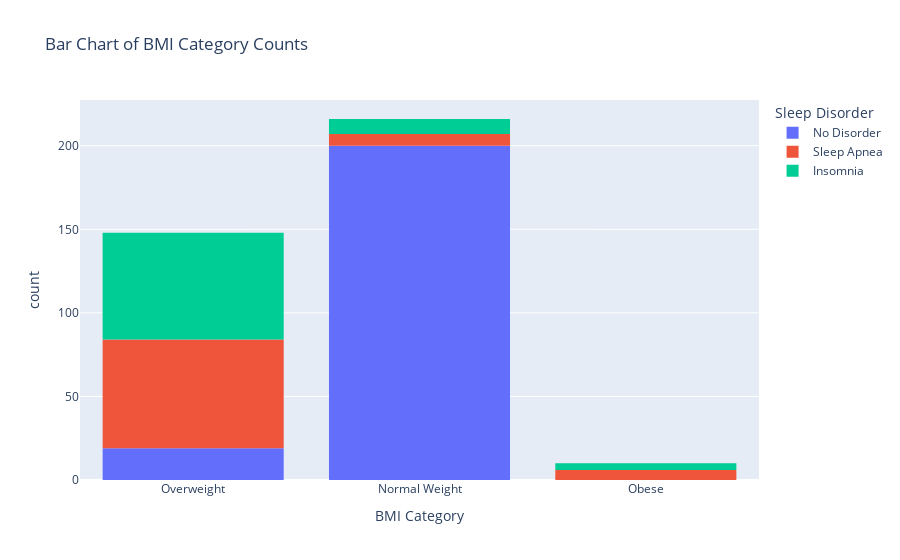

Notebook code cell kept with this figure:
### Code cell
# conteo de cada categoria por valor de IMC

fig = px.histogram(data_frame=df, x = 'BMI Category', color = 'Sleep Disorder', title='Bar Chart of BMI Category Counts')
fig.show()

### Figure 1 — Plotly figure (JSON) as saved in the notebook; plotly's stock layout.template omitted (floating-point values rounded to 4 significant figures; data arrays with more than 128 entries replaced by an {"elided": "..."} marker saying what was removed)
{"data": [{"bingroup": "x", "hovertemplate": "Sleep Disorder=No Disorder<br>BMI Category=%{x}<br>count=%{y}<extra></extra>", "legendgroup": "No Disorder", "marker": {"color": "#636efa", "pattern": {"shape": ""}}, "name": "No Disorder", "orientation": "v", "showlegend": true, "type": "histogram", "x": {"elided": "219 str values"}, "xaxis": "x", "yaxis": "y"}, {"bingroup": "x", "hovertemplate": "Sleep Disorder=Sleep Apnea<br>BMI Category=%{x}<br>count=%{y}<extra></extra>", "legendgroup": "Sleep Apnea", "marker": {"color": "#EF553B", "pattern": {"shape": ""}}, "name": "Sleep Apnea", "orientation": "v", "showlegend": true, "type": "histogram", "x": ["Obese", "Obese", "Normal Weight", "Normal Weight", "Normal Weight", "Normal Weight", "Overweight", "Overweight", "Obese", "Overweight", "Normal Weight", "Normal Weight", "Obese", "Overweight", "Overweight", "Normal Weight", "Overweight", "Overweight", "Overweight", "Overweight", "Overweight", "Overweight", "Overweight", "Overweight", "Overweight", "Overweight", "Obese", "Obese", "Overweight", "Overweight", "Overweight", "Overweight", "Overweight", "Overweight", "Overweight", "Overweight", "Overweight", "Overweight", "Overweight", "Overweight", "Overweight", "Overweight", "Overweight", "Overweight", "Overweight", "Overweight", "Overweight", "Overweight", "Overweight", "Overweight", "Overweight", "Overweight", "Overweight", "Overweight", "Overweight", "Overweight", "Overweight", "Overweight", "Overweight", "Overweight", "Overweight", "Overweight", "Overweight", "Overweight", "Overweight", "Overweight", "Overweight", "Overweight", "Overweight", "Overweight", "Overweight", "Overweight", "Overweight", "Overweight", "Overweight", "Overweight", "Overweight", "Overweight"], "xaxis": "x", "yaxis": "y"}, {"bingroup": "x", "hovertemplate": "Sleep Disorder=Insomnia<br>BMI Category=%{x}<br>count=%{y}<extra></extra>", "legendgroup": "Insomnia", "marker": {"color": "#00cc96", "pattern": {"shape": ""}}, "name": "Insomnia", "orientation": "v", "showlegend": true, "type": "histogram", "x": ["Obese", "Obese", "Normal Weight", "Normal Weight", "Normal Weight", "Normal Weight", "Overweight", "Normal Weight", "Overweight", "Normal Weight", "Overweight", "Overweight", "Overweight", "Overweight", "Overweight", "Overweight", "Overweight", "Overweight", "Overweight", "Overweight", "Overweight", "Overweight", "Overweight", "Overweight", "Overweight", "Overweight", "Normal Weight", "Normal Weight", "Overweight", "Overweight", "Overweight", "Overweight", "Overweight", "Overweight", "Overweight", "Overweight", "Overweight", "Overweight", "Overweight", "Overweight", "Overweight", "Overweight", "Overweight", "Overweight", "Overweight", "Overweight", "Overweight", "Overweight", "Overweight", "Overweight", "Overweight", "Overweight", "Overweight", "Overweight", "Overweight", "Overweight", "Overweight", "Overweight", "Overweight", "Overweight", "Overweight", "Overweight", "Overweight", "Overweight", "Overweight", "Overweight", "Overweight", "Obese", "Obese", "Overweight", "Overweight", "Overweight", "Overweight", "Overweight", "Overweight", "Overweight", "Normal Weight"], "xaxis": "x", "yaxis": "y"}], "layout": {"barmode": "relative", "legend": {"title": {"text": "Sleep Disorder"}, "tracegroupgap": 0}, "title": {"text": "Bar Chart of BMI Category Counts"}, "xaxis": {"anchor": "y", "domain": [0, 1], "title": {"text": "BMI Category"}}, "yaxis": {"anchor": "x", "domain": [0, 1], "title": {"text": "count"}}}}
